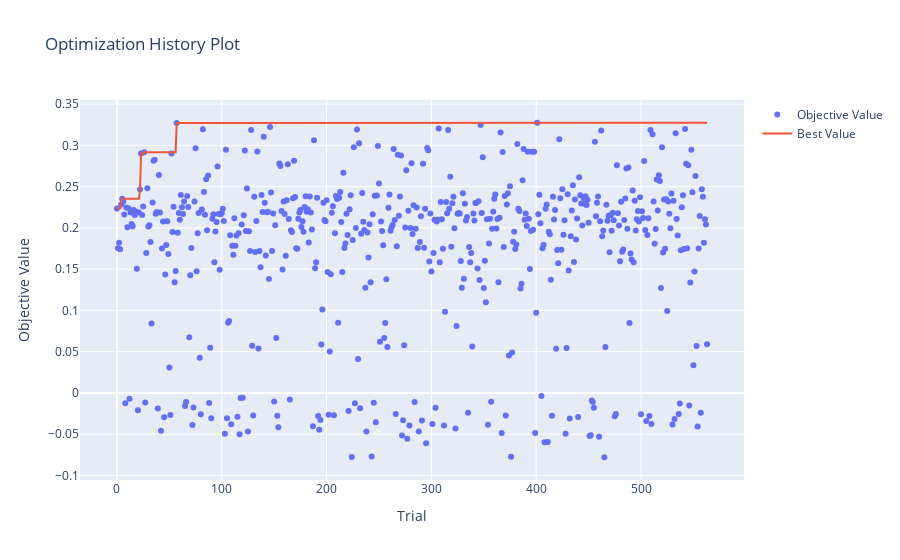

Here is the notebook cell this chart was saved with:
### Markdown cell above
### Visualizar Resultados

### Code cell
# Mostrar Chart com Trails do Optuna
fig = optuna.visualization.plot_optimization_history(study_ag)
fig.show()

### Figure 1 — Plotly figure (JSON) as saved in the notebook; plotly's stock layout.template omitted (floating-point values rounded to 4 significant figures; data arrays with more than 128 entries replaced by an {"elided": "..."} marker saying what was removed)
{"data": [{"mode": "markers", "name": "Objective Value", "type": "scatter", "x": {"elided": "564 int values"}, "y": {"elided": "564 float values"}}, {"mode": "lines", "name": "Best Value", "type": "scatter", "x": {"elided": "564 int values"}, "y": {"elided": "564 float values"}}, {"marker": {"color": "#cccccc"}, "mode": "markers", "name": "Infeasible Trial", "showlegend": false, "type": "scatter", "x": [], "y": []}], "layout": {"title": {"text": "Optimization History Plot"}, "xaxis": {"title": {"text": "Trial"}}, "yaxis": {"title": {"text": "Objective Value"}}}}
